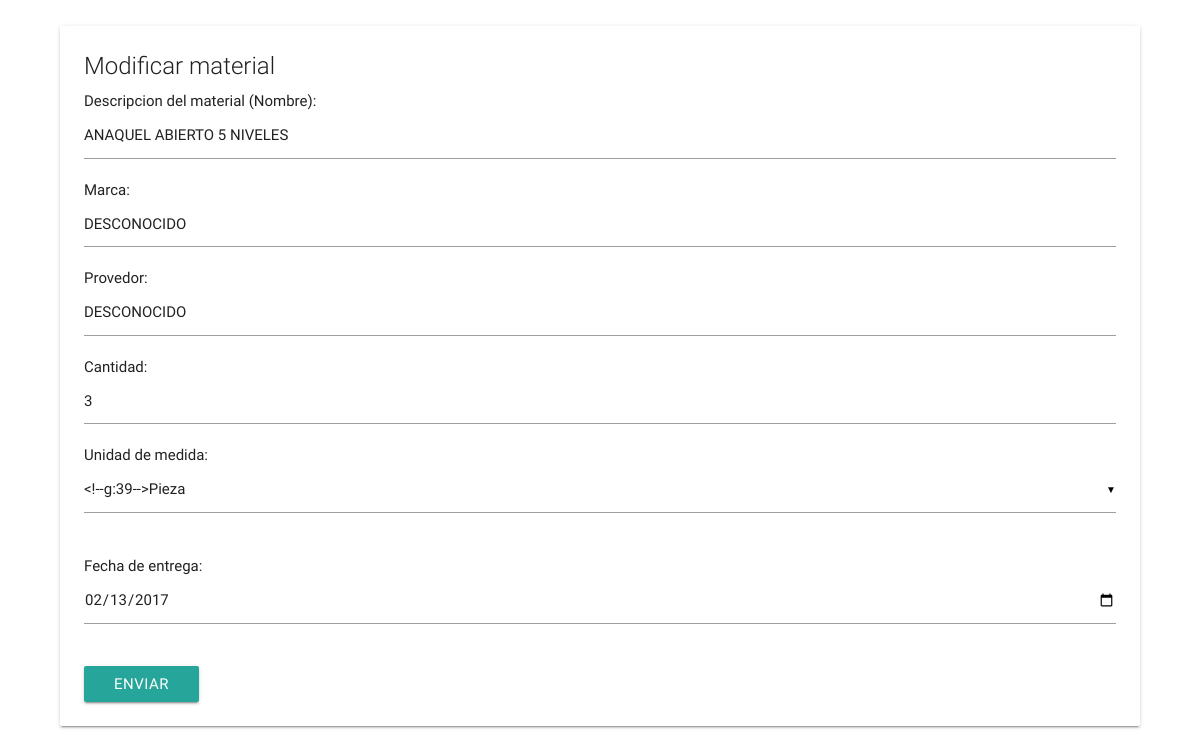
Page /paginas/modificar_material_admin.php?id=1 (signed in) on the earlier database version.
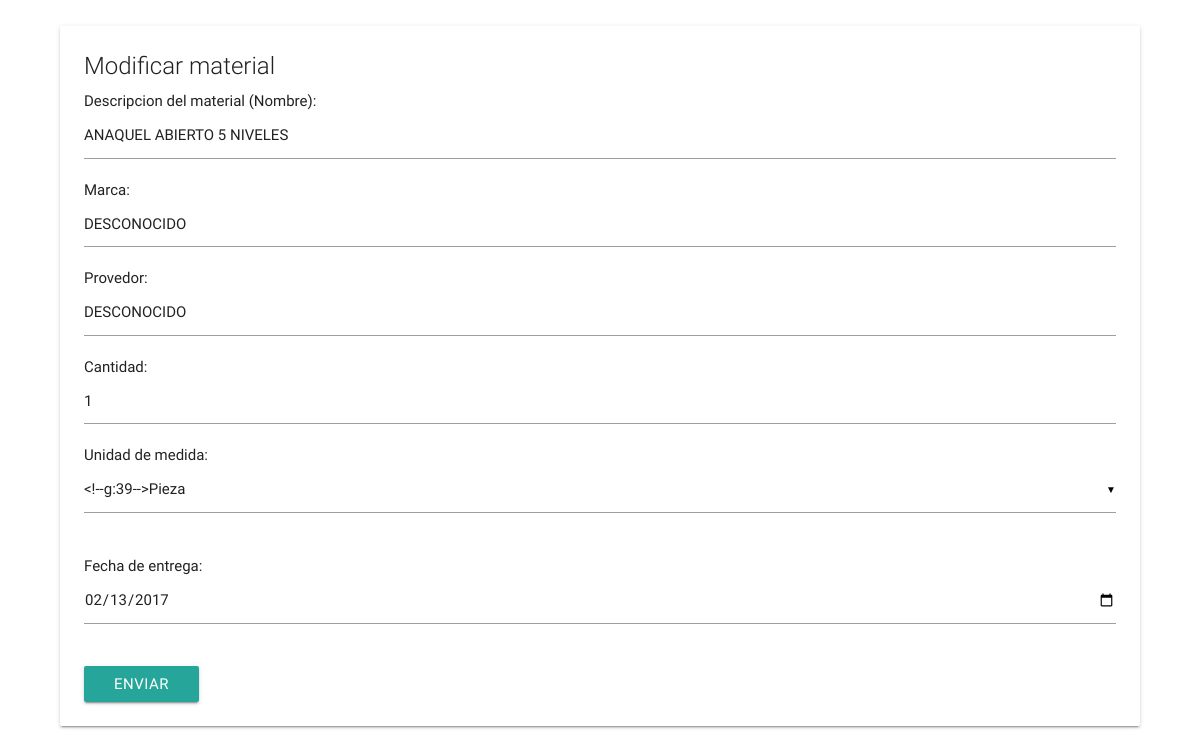
Same page on the later database version.
### tables this page shows
CREATE TABLE `material` (
  `ID_MATERIAL` int(50) NOT NULL,
  `USUARIO_ADMIN` varchar(50) NOT NULL,
  `DESCRIPCION` mediumtext NOT NULL,
  `MARCA` varchar(50) NOT NULL,
  `PROVEDOR` varchar(50) NOT NULL,
  `CANTIDAD` varchar(10) NOT NULL,
  `UNIDAD` varchar(50) NOT NULL,
  `FECHA_ENTREGA` date NOT NULL,
  `FECHA_ACTUALIZACION` date NOT NULL,
  `OBSERVACIONES` mediumtext
);

### paginas/modificar_material_admin.php (the view, shortened to what this page needs)
<!DOCTYPE html>
<html>
  <head>
  </head>
  <body>
    <div style="width:90%;margin: 26px auto;">
      <div class="card">
				<div class="card-content">
					<span class="card-title">Modificar material</span>
	        <form action="../acciones/modificar_material_admin_a.php" method="post">
            <?php
            include '../conexion.php';
            mysqli_query($conect,"SET NAMES 'utf8'");
            $id_material = $_GET['id'];
            $consulta = "SELECT DESCRIPCION, MARCA, PROVEDOR, CANTIDAD, UNIDAD, FECHA_ENTREGA
                         FROM `material` WHERE ID_MATERIAL = '".$id_material."'";
            $consulta = mysqli_query($conect,$consulta);
            $result = mysqli_fetch_row($consulta);
            echo "
            Descripcion del material (Nombre):<br>
            <input type='text' name='descripcion' class='validate' value='".$result[0]."' required><br>
            Marca:<br>
            <input type='text' name='marca' class='validate' value='".$result[1]."' required><br>
            Provedor:<br>
            <input type='text' name='provedor' class='validate' value='".$result[2]."' required><br>
            Cantidad:<br>
            <input type='number' name='cantidad' class='validate' value='".$result[3]."' required><br>
            Unidad de medida:<br>
            <select id='sel' name='unidad' class='validate' value='".$result[4]."' required>
              <option value='PIEZA'>Pieza</option>
              <option value='CAJA'>Caja</option>
            </select><br>
            Fecha de entrega:<br>
            <input type='date' name='fecha_entrega' class='validate'value='".$result[5]."' required>
            <br><br>
            ";
            ?>
	          <a type="submit" class="btn waves-effect waves-light" onclick="$('.form1').click();">Enviar</a>
	        </form>
      	</div>
			</div>
    </div>
  </body>
</html>

Differences in the rows shown:
changed material "ANAQUEL ABIERTO 5 NIVELES": cantidad "3" → "1"
